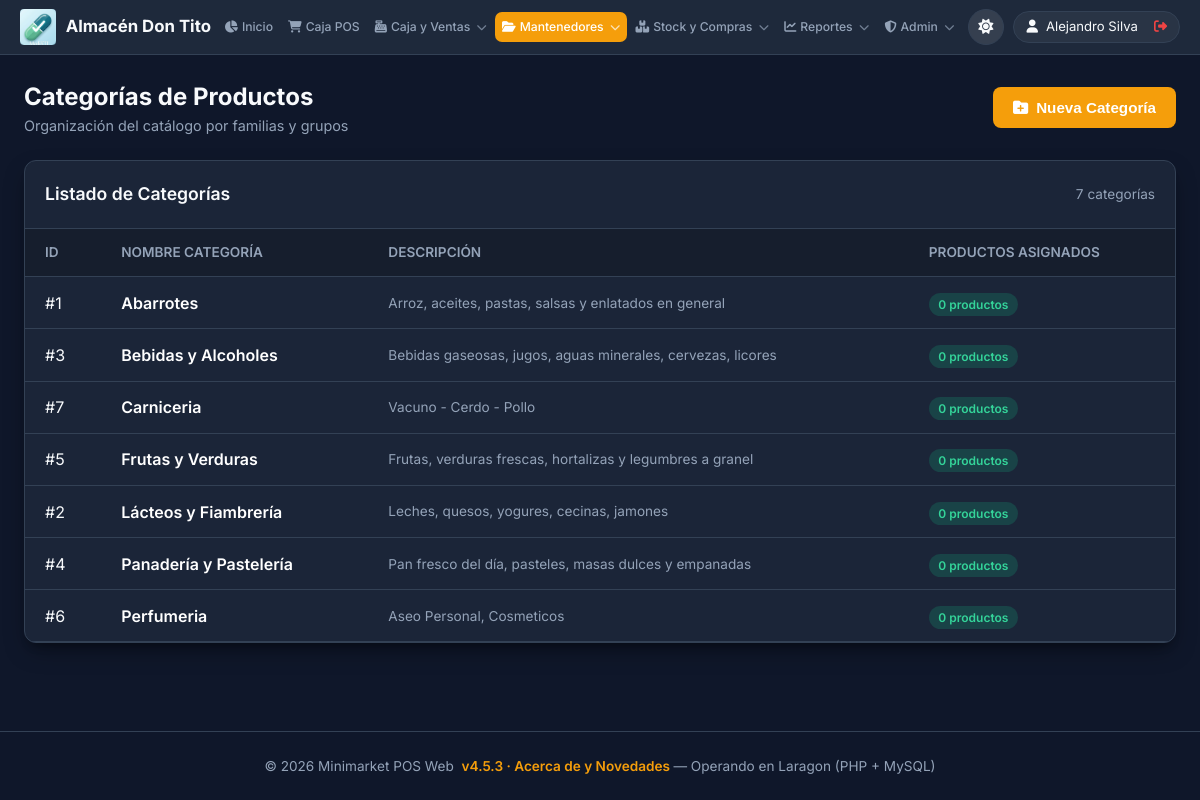
The page /categorias.php (signed in) on the database its author committed.
### tables this page shows
CREATE TABLE `categorias` (
  `CategoriaID` int NOT NULL AUTO_INCREMENT,
  `Nombre` varchar(100) NOT NULL,
  `Descripcion` varchar(255) DEFAULT NULL,
  PRIMARY KEY (`CategoriaID`)
);

### categorias.php (called while the page is built, shortened)
<?php
require_once __DIR__ . '/includes/header.php';
$pdo = getDB();
$categorias = $pdo->query("
    SELECT c.*, (SELECT COUNT(*) FROM productos p WHERE p.CategoriaID = c.CategoriaID AND p.Activo = TRUE) AS TotalProductos
    FROM categorias c ORDER BY c.Nombre ASC
")->fetchAll();
include __DIR__ . '/views/categorias.view.php';
require_once __DIR__ . '/includes/footer.php';

### includes/auth.php (called while the page is built, shortened)
<?php
function currentUser() {
    return $_SESSION['usuario'] ?? null;
}

### views/categorias.view.php (the view, shortened to what this page needs)
<div style="display: flex; justify-content: space-between; align-items: center; margin-bottom: 1.5rem;">
  <div>
    <h1 style="font-size: 1.5rem; font-weight: 700;">Categorías de Productos</h1>
    <p style="color: var(--text-muted); font-size: 0.9rem;">Organización del catálogo por familias y grupos</p>
  </div>
  <button onclick="document.getElementById('catModal').style.display='flex'" class="btn btn-primary">
    <i class="fa-solid fa-folder-plus"></i> Nueva Categoría
  </button>
</div>
<div class="table-card">
  <div class="table-header">
    <h2 style="font-size: 1.1rem; font-weight: 600;">Listado de Categorías</h2>
    <span style="color: var(--text-muted); font-size: 0.85rem;"><?= count($categorias) ?> categorías</span>
  </div>
  <table class="table">
    <thead>
      <tr>
        <th>ID</th>
        <th>Nombre Categoría</th>
        <th>Descripción</th>
        <th>Productos Asignados</th>
      </tr>
    </thead>
    <tbody>
      <?php foreach ($categorias as $cat): ?>
        <tr>
          <td>#<?= $cat['CategoriaID'] ?></td>
          <td style="font-weight: 600; color: #fff;"><?= htmlspecialchars($cat['Nombre']) ?></td>
          <td style="color: var(--text-muted); font-size: 0.85rem;"><?= htmlspecialchars($cat['Descripcion'] ?: 'Sin descripción') ?></td>
          <td><span class="badge badge-success"><?= $cat['TotalProductos'] ?> productos</span></td>
        </tr>
      <?php endforeach; ?>
    </tbody>
  </table>
</div>

### includes/header.php (shortened to what this page needs)
<?php
require_once __DIR__ . '/auth.php';
$user = currentUser();
$currentPage = basename($_SERVER['PHP_SELF']);
$esSupervisorNav = in_array($user['rol'], ['Administrador', 'Supervisor'], true);
$pdoHeader = getDB();
$stmtAppCfg = $pdoHeader->query("SELECT Clave, Valor FROM configuraciones WHERE Clave IN ('TEMA_MODO', 'TEMA_COLOR_ACENTO', 'MINIMARKET_LOGO_URL', 'MINIMARKET_NOMBRE')");
$appCfg = [];
while ($r = $stmtAppCfg->fetch(PDO::FETCH_ASSOC)) {
    $appCfg[$r['Clave']] = $r['Valor'];
}
$temaModo = $appCfg['TEMA_MODO'] ?? 'dark';
$temaAcento = $appCfg['TEMA_COLOR_ACENTO'] ?? 'indigo';
$logoUrl = $appCfg['MINIMARKET_LOGO_URL'] ?? '';
$nombreEmpresa = $appCfg['MINIMARKET_NOMBRE'] ?? 'Minimarket POS';
?>
<!DOCTYPE html>
<html lang="es" data-theme="<?= htmlspecialchars($temaModo) ?>" data-accent="<?= htmlspecialchars($temaAcento) ?>">
<head>
  <link rel="stylesheet" href="assets/css/style.css?v=<?= APP_VERSION ?>">
  <link rel="stylesheet" href="assets/vendor/fontawesome/css/all.min.css">
</head>
<body>
<nav class="navbar">
  <a href="index.php" class="brand" style="display: flex; align-items: center; gap: 0.6rem; text-decoration: none;">
    <?php if (!empty($logoUrl)): ?>
      <img src="<?= htmlspecialchars($logoUrl) ?>" alt="Logo" class="brand-logo-img">
    <?php else: ?>
      <div class="brand-icon">
        <i class="fa-solid fa-store"></i>
      </div>
    <?php endif; ?>
    <span><?= htmlspecialchars($nombreEmpresa) ?></span>
  </a>
  <ul class="nav-links">
    <li class="nav-item">
      <a href="index.php" class="nav-link <?= $currentPage == 'index.php' ? 'active' : '' ?>">
        <i class="fa-solid fa-chart-pie"></i> Inicio
      </a>
    </li>
    <li class="nav-item">
      <a href="pos.php" class="nav-link <?= $currentPage == 'pos.php' ? 'active' : '' ?>">
        <i class="fa-solid fa-cart-shopping"></i> Caja POS
      </a>
    </li>
    <li class="nav-item has-dropdown">
      <div class="nav-link <?= in_array($currentPage, ['caja.php', 'ventas.php', 'devoluciones.php', 'cotizaciones.php']) ? 'active' : '' ?>" tabindex="0" role="button" aria-haspopup="true" aria-expanded="false">
        <i class="fa-solid fa-cash-register"></i> Caja y Ventas <i class="fa-solid fa-chevron-down nav-caret"></i>
      </div>
    </li>
    <li class="nav-item has-dropdown">
      <div class="nav-link <?= in_array($currentPage, ['productos.php', 'actualizar_precios.php', 'categorias.php', 'clientes.php', 'promociones.php']) ? 'active' : '' ?>" tabindex="0" role="button" aria-haspopup="true" aria-expanded="false">
        <i class="fa-solid fa-folder-open"></i> Mantenedores <i class="fa-solid fa-chevron-down nav-caret"></i>
      </div>
    </li>
    <li class="nav-item has-dropdown">
      <div class="nav-link <?= in_array($currentPage, ['kardex.php', 'ajustes.php', 'alertas_stock.php', 'inventario.php', 'notaspedido.php', 'compras.php', 'proveedores.php']) ? 'active' : '' ?>" tabindex="0" role="button" aria-haspopup="true" aria-expanded="false">
        <i class="fa-solid fa-boxes-stacked"></i> Stock y Compras <i class="fa-solid fa-chevron-down nav-caret"></i>
      </div>
    </li>
    <?php if ($esSupervisorNav): ?>
    <li class="nav-item has-dropdown">
      <div class="nav-link <?= in_array($currentPage, ['reportes.php', 'reporte_utilidades.php', 'reportes_z.php']) ? 'active' : '' ?>" tabindex="0" role="button" aria-haspopup="true" aria-expanded="false">
        <i class="fa-solid fa-chart-line"></i> Reportes <i class="fa-solid fa-chevron-down nav-caret"></i>
      </div>
    </li>
    <?php endif; ?>
    <?php if (in_array($user['rol'], ['Administrador', 'Supervisor'])): ?>
    <li class="nav-item has-dropdown">
      <div class="nav-link <?= in_array($currentPage, ['usuarios.php', 'cajas.php', 'configuracion.php', 'ayuda.php']) ? 'active' : '' ?>" tabindex="0" role="button" aria-haspopup="true" aria-expanded="false">
        <i class="fa-solid fa-shield-halved"></i> Admin <i class="fa-solid fa-chevron-down nav-caret"></i>
      </div>
    </li>
    <?php endif; ?>
  </ul>
  <div style="display: flex; align-items: center; gap: 0.6rem; flex-shrink: 0;">
    <button type="button" class="theme-toggle-btn" id="themeToggleBtn" onclick="toggleThemeLive()" title="Alternar Modo Claro / Oscuro">
      <i class="fa-solid fa-sun" id="themeToggleIcon"></i>
    </button>
    <div class="user-pill">
      <i class="fa-solid fa-user"></i>
      <span><?= htmlspecialchars($user['nombre']) ?></span>
      <a href="logout.php" title="Cerrar Sesión" style="color: var(--danger); margin-left: 0.5rem;">
        <i class="fa-solid fa-right-from-bracket"></i>
      </a>
    </div>
  </div>
</nav>
<main class="container">

### includes/footer.php (shortened to what this page needs)
</main>
<footer style="text-align: center; padding: 1.5rem; color: var(--text-muted); font-size: 0.85rem; border-top: 1px solid var(--border-dark); margin-top: auto;">
  <p>
    &copy; <?= date('Y') ?> Minimarket POS Web
    <a href="acerca.php" style="color: var(--primary); font-weight: 600; text-decoration: none; margin-left: 0.25rem;" title="Ver evolución del sistema y notas de versiones">
      <?= APP_VERSION ?> · Acerca de y Novedades
    </a>
    — Operando en Laragon (PHP + MySQL)
  </p>
</footer>
</body>
</html>

### assets/css/style.css (style rules this page uses)
:root { --primary: #4f46e5; --primary-hover: #4338ca; --primary-light: #eef2ff; --success: #10b981; --success-hover: #059669; --warning: #f59e0b; --danger: #ef4444; --danger-hover: #dc2626; --bg-dark: #0f172a; --surface-dark: #1e293b; --border-dark: #334155; --text-main: #f8fafc; --text-muted: #94a3b8; --card-bg: rgba(30, 41, 59, 0.85); --glass-bg: rgba(15, 23, 42, 0.75); --shadow-lg: 0 10px 25px -5px rgba(0, 0, 0, 0.4), 0 8px 10px -6px rgba(0, 0, 0, 0.3); --radius: 12px; --transition: all 0.2s cubic-bezier(0.4, 0, 0.2, 1); }
* { box-sizing: border-box; margin: 0; padding: 0; }
body { font-family: 'Inter', system-ui, -apple-system, sans-serif; background-color: var(--bg-dark); color: var(--text-main); min-height: 100vh; display: flex; flex-direction: column; line-height: 1.5; -webkit-font-smoothing: antialiased; }
.navbar { background: var(--surface-dark); border-bottom: 1px solid var(--border-dark); padding: 0.55rem 1.25rem; display: flex; align-items: center; justify-content: space-between; position: sticky; top: 0; z-index: 100; backdrop-filter: blur(12px); flex-wrap: nowrap; }
.brand { display: flex; align-items: center; gap: 0.6rem; text-decoration: none; color: var(--text-main); font-weight: 700; font-size: 1.15rem; flex-shrink: 0; white-space: nowrap; }
.nav-links { display: flex; align-items: center; gap: 0.15rem; list-style: none; flex-wrap: nowrap; white-space: nowrap; }
.nav-item { position: relative; flex-shrink: 0; }
.nav-item.has-dropdown > .nav-link { user-select: none; }
.nav-item.has-dropdown > .nav-link .nav-caret { transition: transform 0.2s ease; margin-left: 0.15rem; font-size: 0.65rem; }
.nav-link { color: var(--text-muted); text-decoration: none; padding: 0.46rem 0.6rem; border-radius: 7px; font-weight: 500; font-size: 0.84rem; transition: var(--transition); display: flex; align-items: center; gap: 0.35rem; cursor: pointer; white-space: nowrap; }
.nav-link:hover, .nav-link.active { color: #fff; background: rgba(255, 255, 255, 0.08); }
.nav-link.active { background: var(--primary); }
.user-pill { display: flex; align-items: center; gap: 0.5rem; background: rgba(255, 255, 255, 0.05); border: 1px solid var(--border-dark); padding: 0.32rem 0.75rem; border-radius: 50px; font-size: 0.82rem; flex-shrink: 0; white-space: nowrap; }
@media (max-width: 1360px) { .nav-link { padding: 0.42rem 0.48rem; font-size: 0.8rem; gap: 0.25rem; } }
@media (max-width: 1360px) { .nav-links { gap: 0.1rem; } }
@media (max-width: 1360px) { .brand { font-size: 1.05rem; gap: 0.45rem; } }
@media (max-width: 1200px) { .nav-link { padding: 0.38rem 0.42rem; font-size: 0.76rem; } }
.container { max-width: 1400px; width: 100%; margin: 0 auto; padding: 1.5rem; flex: 1; }
.btn { display: inline-flex; align-items: center; justify-content: center; gap: 0.5rem; padding: 0.75rem 1.25rem; border-radius: 8px; font-weight: 600; font-size: 0.95rem; cursor: pointer; border: none; transition: var(--transition); text-decoration: none; }
.btn-primary { background: var(--primary); color: #fff; }
.table-card { background: var(--card-bg); border: 1px solid var(--border-dark); border-radius: var(--radius); overflow: hidden; box-shadow: var(--shadow-lg); }
.table-header { padding: 1.25rem; border-bottom: 1px solid var(--border-dark); display: flex; justify-content: space-between; align-items: center; }
.table { width: 100%; border-collapse: collapse; text-align: left; }
.table th, .table td { padding: 0.85rem 1.25rem; border-bottom: 1px solid var(--border-dark); }
.table th { background: rgba(0, 0, 0, 0.2); color: var(--text-muted); font-weight: 600; font-size: 0.85rem; text-transform: uppercase; }
.badge { padding: 0.25rem 0.6rem; border-radius: 50px; font-size: 0.75rem; font-weight: 600; }
.badge-success { background: rgba(16, 185, 129, 0.2); color: #34d399; }
.nav-caret { font-size: 0.7rem; opacity: 0.7; }
[data-accent="indigo"], :root { --primary: #4f46e5; --primary-hover: #4338ca; --primary-light: #eef2ff; }
[data-accent="naranja"] { --primary: #f59e0b; --primary-hover: #d97706; --primary-light: #fffbeb; }
.brand-logo-img { max-height: 36px; max-width: 130px; object-fit: contain; border-radius: 4px; }
.theme-toggle-btn { background: rgba(255, 255, 255, 0.1); border: 1px solid var(--border-dark); color: var(--text-main); width: 36px; height: 36px; border-radius: 50%; display: inline-flex; align-items: center; justify-content: center; cursor: pointer; transition: var(--transition); font-size: 0.95rem; }

### rows shown on the page
categorias: CategoriaID "1", Nombre "Abarrotes", Descripcion "Arroz, aceites, pastas, salsas y enlatados en general", TotalProductos "0"
categorias: CategoriaID "3", Nombre "Bebidas y Alcoholes", Descripcion "Bebidas gaseosas, jugos, aguas minerales, cervezas, licores", TotalProductos "0"
categorias: CategoriaID "7", Nombre "Carniceria", Descripcion "Vacuno - Cerdo - Pollo", TotalProductos "0"
categorias: CategoriaID "5", Nombre "Frutas y Verduras", Descripcion "Frutas, verduras frescas, hortalizas y legumbres a granel", TotalProductos "0"
categorias: CategoriaID "2", Nombre "Lácteos y Fiambrería", Descripcion "Leches, quesos, yogures, cecinas, jamones", TotalProductos "0"
categorias: CategoriaID "4", Nombre "Panadería y Pastelería", Descripcion "Pan fresco del día, pasteles, masas dulces y empanadas", TotalProductos "0"
categorias: CategoriaID "6", Nombre "Perfumeria", Descripcion "Aseo Personal, Cosmeticos", TotalProductos "0"

### other values the page prints
$nombreEmpresa "Almacén Don Tito"
$user['nombre'] "Alejandro Silva"
count($categorias) "7"
APP_VERSION "v4.5.3"
